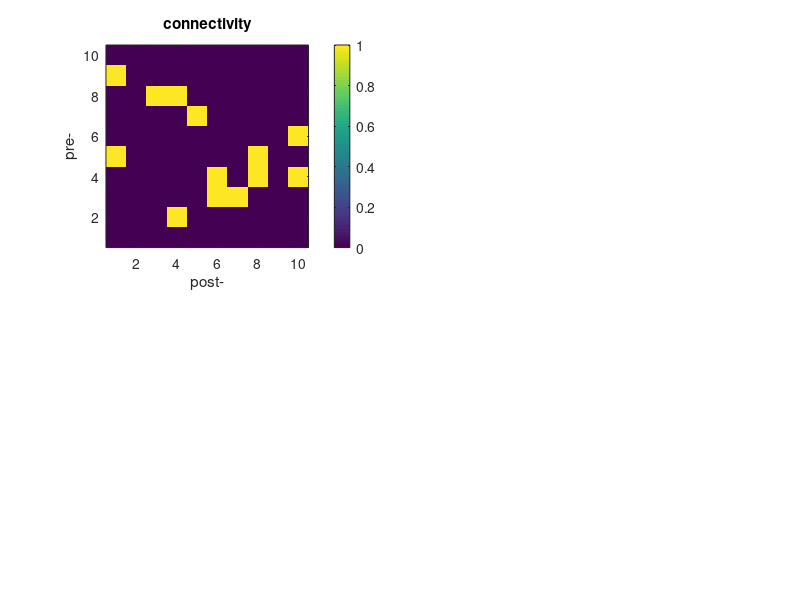

Reproduce this figure in MATLAB. (Note: this script raises an error after producing the figure.)
% simulation.m
% simulation of networks
% Written by Harang Ju. January 29, 2018.

%% Parameters
N = 1e1; %1e3; % number of nodes
frac_conn = 1e-1; %6e-4; % fraction connectivity
step_size = 1; % time, unitless
t_final = 1e3;
activity = 1e-4;
fire_threshold = 1;

%% Initialize
X = zeros(N,1); % system state, [N X 1]
A = rand(N) < frac_conn; % system connectivity, [pre X post]
A = A & ~diag(ones(N,1)); % prevent recursive connectivity
B = ones(N,1); % system input connectivity, [N X 1]
u = zeros(N,1); % system input, [N X 1]

%% Simulation
X_t = zeros(N,t_final/step_size);
u_t = zeros(size(X_t));
for t = 1 : t_final/step_size
    u = rand(N,1) < activity;
    u_t(:,t) = u;
    X = A' * X + B .* u;
    X_t(:,t) = X;
end

clear t

%% Plot
clf

subplot(2,2,1);
imagesc(A); title('connectivity')
set(gca,'YDir','normal')
xlabel('post-'); ylabel('pre-')
colorbar; axis square; prettify

x = (1:t_final/step_size) * step_size;
subplot(2,2,2); hold on
for i = 1 : N
    on = u_t(i,:) > 0;
    if max(on) == 0
        plot(0); continue
    end
    plot(x(on), i*on(on), '.', 'MarkerSize', 5)
end
title('inputs')
axis([0 t_final 0 N+0.5]); axis square
xlabel('trial'); ylabel('neuron');
hold off; prettify

subplot(2,2,3)
if N <= 50
    plot_network(A)
else%if false
    sizes = avalanche_size(A, B);
    [n_sizes, edges] = histcounts(sizes, N/1e2);
    bar(edges(2:end), n_sizes)
    xlabel('avalanche size'); ylabel('number of avalanches')
    axis square; prettify
end

subplot(2,2,4); hold on
for i = 1 : N
    on = X_t(i,:) >= fire_threshold;
    if max(on) == 0
        plot(0); continue
    end
    on_u = u_t(i,:) > 0;
    plot(x(on), i*on(on), '.', 'MarkerSize', 5)
end
title('activity raster')
axis([0 t_final 0 N+0.5]); axis square
xlabel('trial'); ylabel('neuron');
hold off; prettify

clear x i on
